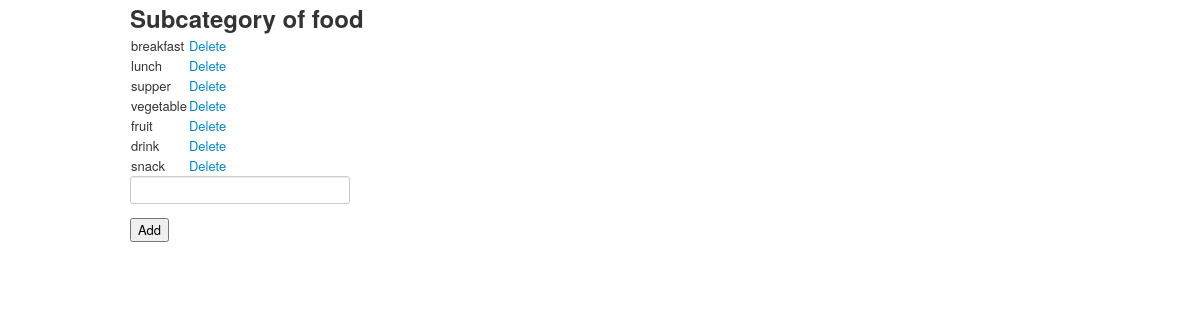
Page /category/1 on the committed database.
### bill/models.py (models this page shows, shortened)
class Category(db.Model):
    id = db.Column(db.Integer, primary_key=True, unique=True)
    name = db.Column(db.String(10))
    subcategories = db.relationship('SubCategory', backref='parent')

class SubCategory(db.Model):
    id = db.Column(db.Integer, primary_key=True, unique=True)
    name = db.Column(db.String(10))
    parent_id = db.Column(db.Integer, db.ForeignKey('category.id'))

### bill/views.py (the view)
@app.route('/category/<int:category_id>')
def list_sub_category_of(category_id):
    category = Category.query.get(category_id)
    return render_template('list_subcategory.html', category=category)

### bill/templates/list_subcategory.html
{% extends 'base.html' %}
{% block content %}
<h2>Subcategory of {{category.name}}</h2>
<table>
    {% for sub in category.subcategories %}
    <tr>
        <td>{{sub.name}}</td><td><a href="/subcategory/delete/{{sub.id}}">Delete</a></td>
    </tr>
    {% endfor %}
</table>
<form action="/category/{{category.id}}/add" method="POST">
    <label for="name"><input type="text" name="name"/></label>
    <input type="submit" value="Add" />
</form>
{% endblock %}

### rows in the picture
Category: name "food"
SubCategory: name "breakfast"
SubCategory: name "lunch"
SubCategory: name "supper"
SubCategory: name "vegetable"
SubCategory: name "fruit"
SubCategory: name "drink"
SubCategory: name "snack"
